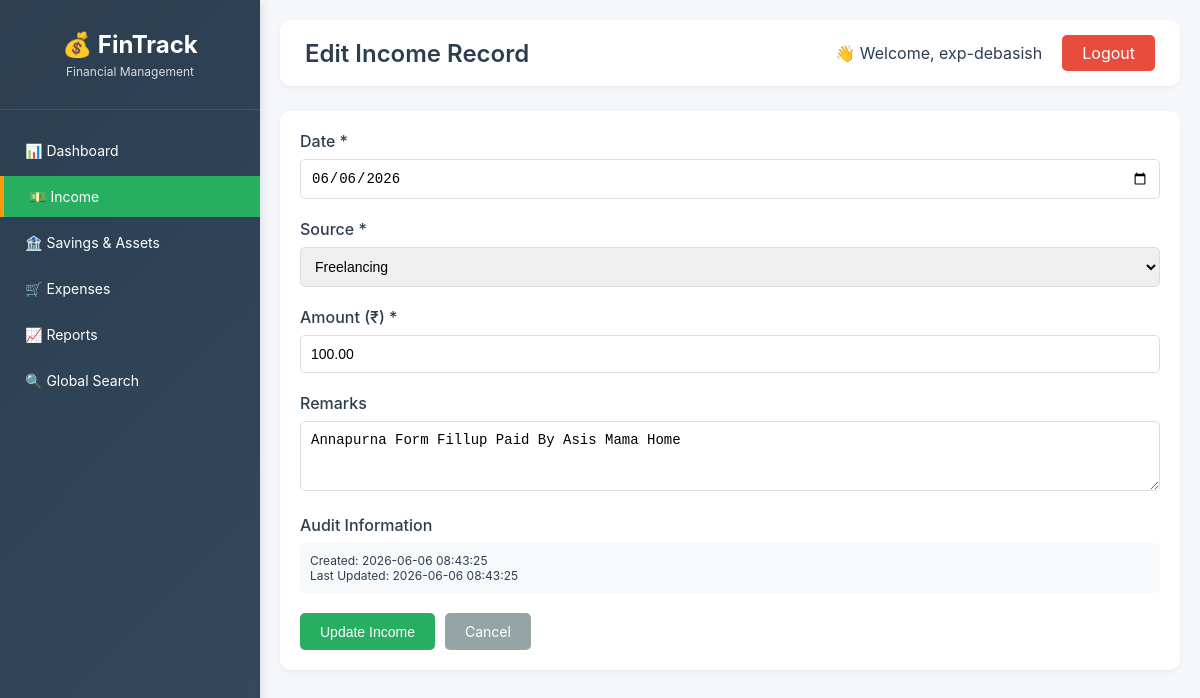
The page /admin/income/edit/7 (signed in) on the database its author committed.
### models.py (models this page shows, shortened)
class User(UserMixin, db.Model):
    __tablename__ = 'users'
    id = db.Column(db.Integer, primary_key=True)
    username = db.Column(db.String(80), unique=True, nullable=False)
    password_hash = db.Column(db.String(200), nullable=False)
    last_password_change = db.Column(db.DateTime, default=datetime.utcnow)
    created_at = db.Column(db.DateTime, default=datetime.utcnow)
    is_active = db.Column(db.Boolean, default=True)
    incomes = db.relationship('Income', backref='user', lazy='dynamic')
    expenses = db.relationship('Expense', backref='user', lazy='dynamic')
    savings = db.relationship('Saving', backref='user', lazy='dynamic')

class Income(db.Model):
    __tablename__ = 'income'
    id = db.Column(db.Integer, primary_key=True)
    user_id = db.Column(db.Integer, db.ForeignKey('users.id'), nullable=False)
    source = db.Column(db.String(50), nullable=False)
    amount = db.Column(Numeric(12, 2), nullable=False)
    remarks = db.Column(db.Text)
    date = db.Column(db.Date, nullable=False)
    created_at = db.Column(db.DateTime, default=datetime.utcnow)
    updated_at = db.Column(db.DateTime, default=datetime.utcnow, onupdate=datetime.utcnow)
    is_deleted = db.Column(db.Boolean, default=False)
    INCOME_SOURCES = ['Salary', 'Freelancing', 'Government Scheme', 'Business', 'Other']

### routes/income.py (the view, shortened to what this page needs)
@income_bp.route('/edit/<int:id>', methods=['GET', 'POST'])
@login_required
def edit(id):
    income = Income.query.filter_by(id=id, user_id=current_user.id, is_deleted=False).first_or_404()
    return render_template('admin/income/edit.html', income=income, sources=Income.INCOME_SOURCES)

### templates/admin/income/edit.html (shortened to what this page needs)
{% extends "admin/base.html" %}
{% block page_title %}Edit Income Record{% endblock %}
{% block content %}
<div class="card">
    <form method="POST">
        <div class="form-group">
            <label>Date *</label>
            <input type="date" name="date" class="form-control" required value="{{ income.date.strftime('%Y-%m-%d') }}">
        </div>
        <div class="form-group">
            <label>Source *</label>
            <select name="source" class="form-control" required>
                {% for source in sources %}
                    <option value="{{ source }}" {% if income.source == source %}selected{% endif %}>{{ source }}</option>
                {% endfor %}
            </select>
        </div>
        <div class="form-group">
            <label>Amount (₹) *</label>
            <input type="number" name="amount" class="form-control" step="0.01" min="0.01" value="{{ income.amount }}" required>
        </div>
        <div class="form-group">
            <label>Remarks</label>
            <textarea name="remarks" class="form-control" rows="3" placeholder="Optional notes...">{{ income.remarks or '' }}</textarea>
        </div>
        <div class="form-group">
            <label>Audit Information</label>
            <div style="background: #f8f9fa; padding: 10px; border-radius: 5px; font-size: 12px;">
                <div>Created: {{ income.created_at.strftime('%Y-%m-%d %H:%M:%S') }}</div>
                <div>Last Updated: {{ income.updated_at.strftime('%Y-%m-%d %H:%M:%S') if income.updated_at else 'Never' }}</div>
            </div>
        </div>
        <div style="display: flex; gap: 10px;">
            <button type="submit" class="btn btn-primary">Update Income</button>
            <a href="/admin/income/" class="btn" style="background: #95a5a6; color: white;">Cancel</a>
        </div>
    </form>
</div>
{% endblock %}

### templates/admin/base.html (shortened to what this page needs)
<!DOCTYPE html>
<html lang="en">
<head>
</head>
<body>
    <div class="sidebar">
        <div class="sidebar-header">
            <h3>💰 FinTrack</h3>
            <p>Financial Management</p>
        </div>
        <ul class="nav-menu">
            <li class="nav-item">
                <a href="/admin/dashboard" class="nav-link {% if request.endpoint == 'dashboard.dashboard' %}active{% endif %}">
                    📊 Dashboard
                </a>
            </li>
            <li class="nav-item">
                <a href="/admin/income/" class="nav-link {% if request.endpoint and request.endpoint.startswith('income') %}active{% endif %}">
                    💵 Income
                </a>
            </li>
            <li class="nav-item">
                <a href="/admin/savings/" class="nav-link {% if request.endpoint and request.endpoint.startswith('savings') %}active{% endif %}">
                    🏦 Savings & Assets
                </a>
            </li>
            <li class="nav-item">
                <a href="/admin/expenses/" class="nav-link {% if request.endpoint and request.endpoint.startswith('expenses') %}active{% endif %}">
                    🛒 Expenses
                </a>
            </li>
            <li class="nav-item">
                <a href="/admin/reports/" class="nav-link {% if request.endpoint and request.endpoint.startswith('reports') %}active{% endif %}">
                    📈 Reports
                </a>
            </li>
            <li class="nav-item">
                <a href="/admin/search/" class="nav-link {% if request.endpoint == 'search.index' %}active{% endif %}">
                    🔍 Global Search
                </a>
            </li>
        </ul>
    </div>
    <div class="main-content">
        <div class="top-bar">
            <div class="page-title">{% block page_title %}{% endblock %}</div>
            <div class="user-info">
                <span>👋 Welcome, {{ current_user.username }}</span>
                <a href="/logout" class="logout-btn">Logout</a>
            </div>
        </div>
        {% block content %}{% endblock %}
    </div>
</body>
</html>

### templates/admin/base.html (style rules this page uses)
* { margin: 0; padding: 0; box-sizing: border-box; }
body { font-family: -apple-system, BlinkMacSystemFont, 'Segoe UI', Roboto, 'Helvetica Neue', Arial, sans-serif; background: #f5f7fa; color: #2c3e50; }
.sidebar { position: fixed; left: 0; top: 0; width: 260px; height: 100%; background: linear-gradient(135deg, #2c3e50 0%, #34495e 100%); color: white; box-shadow: 2px 0 10px rgba(0,0,0,0.1); overflow-y: auto; }
.sidebar-header { padding: 30px 20px; text-align: center; border-bottom: 1px solid rgba(255,255,255,0.1); }
.sidebar-header h3 { font-size: 24px; margin-bottom: 5px; }
.sidebar-header p { font-size: 12px; opacity: 0.8; }
.nav-menu { list-style: none; padding: 20px 0; }
.nav-item { margin-bottom: 5px; }
.nav-link { display: block; padding: 12px 25px; color: white; text-decoration: none; transition: all 0.3s; font-size: 14px; }
.nav-link.active { background: #27ae60; border-left: 4px solid #f39c12; }
.main-content { margin-left: 260px; padding: 20px; }
.top-bar { background: white; padding: 15px 25px; border-radius: 10px; margin-bottom: 25px; display: flex; justify-content: space-between; align-items: center; box-shadow: 0 2px 5px rgba(0,0,0,0.05); }
.page-title { font-size: 24px; font-weight: 600; }
.user-info { display: flex; align-items: center; gap: 20px; }
.logout-btn { background: #e74c3c; color: white; padding: 8px 20px; border-radius: 5px; text-decoration: none; transition: background 0.3s; }
.btn { display: inline-block; padding: 10px 20px; border: none; border-radius: 5px; cursor: pointer; text-decoration: none; font-size: 14px; transition: all 0.3s; }
.btn-primary { background: #27ae60; color: white; }
.card { background: white; border-radius: 10px; padding: 20px; margin-bottom: 20px; box-shadow: 0 2px 5px rgba(0,0,0,0.05); }
.form-group { margin-bottom: 20px; }
.form-group label { display: block; margin-bottom: 8px; font-weight: 500; }
.form-control { width: 100%; padding: 10px; border: 1px solid #ddd; border-radius: 5px; font-size: 14px; }

### rows shown on the page
User: username "exp-debasish"
Income: date "06/06/2026", source "Freelancing", amount "100.00", remarks "Annapurna Form Fillup Paid By Asis Mama Home", created_at "2026-06-06 08:43:25", updated_at "2026-06-06 08:43:25"
